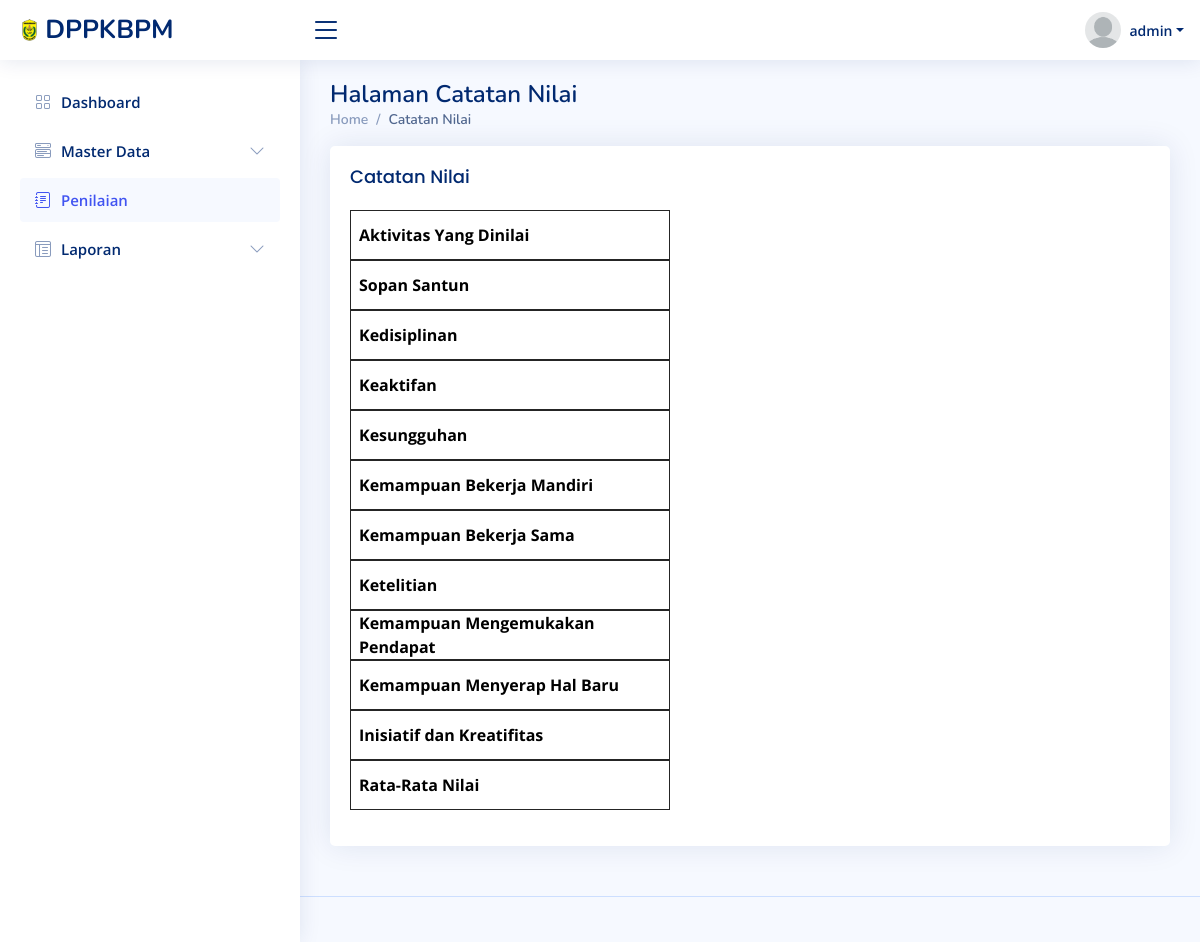
Before: /nilai/detail_nilai.php?username=adel (signed in) with the older database file.
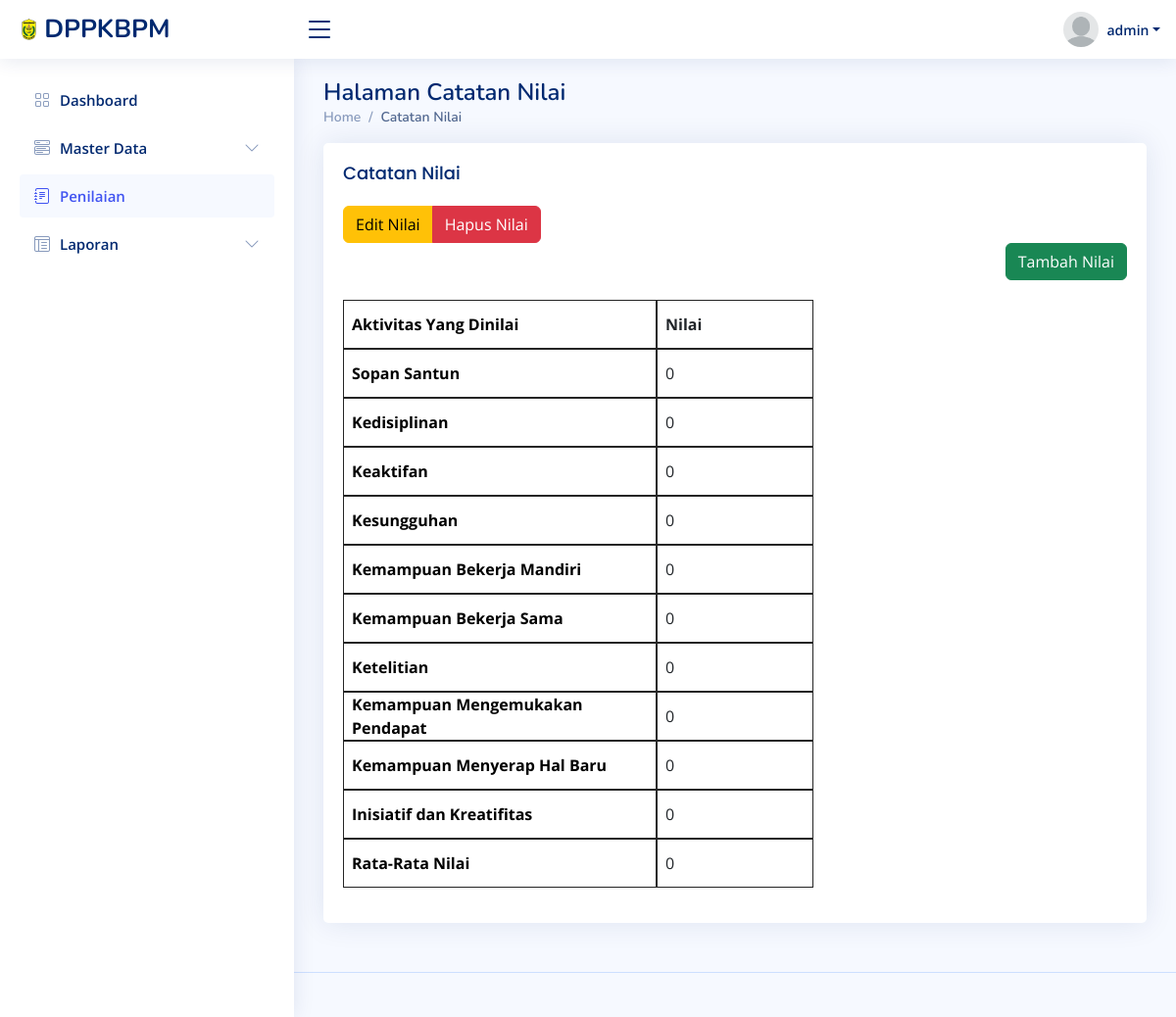
After: the same page with the newer database file.
### tables this page shows
CREATE TABLE `tb_magang` (
  `id_magang` int(11) NOT NULL,
  `nama` varchar(255) NOT NULL,
  `username` varchar(30) NOT NULL,
  `induk` int(11) NOT NULL,
  `tgl_lahir` varchar(100) NOT NULL,
  `alamat` varchar(255) NOT NULL,
  `jk` enum('L','P') NOT NULL,
  `telepon` varchar(255) NOT NULL,
  `instansi` varchar(255) NOT NULL,
  `jurusan` varchar(255) NOT NULL,
  `tgl_masuk` date NOT NULL,
  `tgl_keluar` date NOT NULL,
  `password` varchar(30) NOT NULL,
  `status` enum('user','admin') NOT NULL
);

### nilai/detail_nilai.php (the view, shortened to what the changed rows need)
<?php
$username = $_GET['username'];
if(isset($username)){
    include '../koneksi/koneksi.php';
    $query = mysqli_query($konek ,"SELECT tb_magang.nama, tb_magang.username, tb_magang.instansi, tb_nilai.id_nilai, IFNULL(tb_nilai.n_sopan, 0) as n_sopan, IFNULL(tb_nilai.n_disiplin, 0) as n_disiplin, IFNULL(tb_nilai.n_keaktifan, 0) as n_keaktifan, IFNULL(tb_nilai.n_sungguh, 0) as n_sungguh, IFNULL(tb_nilai.n_mandiri, 0) as n_mandiri, IFNULL(tb_nilai.n_bersama, 0) as n_bersama, IFNULL(tb_nilai.n_teliti, 0) as n_teliti, IFNULL(tb_nilai.n_pendapat, 0) as n_pendapat, IFNULL(tb_nilai.n_menyerap, 0) as n_menyerap, IFNULL(tb_nilai.n_kreatif, 0) as n_kreatif, IFNULL(tb_nilai.rata_rata, 0) as rata_rata FROM tb_magang LEFT JOIN tb_nilai ON tb_magang.username = tb_nilai.usn_nilai");
}
?>
<!DOCTYPE html>
<html lang="en">
<head>
  <link href="../assets/vendor/bootstrap/css/bootstrap.min.css" rel="stylesheet">
  <link href="../assets/vendor/bootstrap-icons/bootstrap-icons.css" rel="stylesheet">
  <link href="../assets/vendor/boxicons/css/boxicons.min.css" rel="stylesheet">
  <link href="../assets/vendor/quill/quill.snow.css" rel="stylesheet">
  <link href="../assets/vendor/quill/quill.bubble.css" rel="stylesheet">
  <link href="../assets/vendor/remixicon/remixicon.css" rel="stylesheet">
  <link href="../assets/vendor/simple-datatables/style.css" rel="stylesheet">
  <link href="../assets/css/style.css" rel="stylesheet">
</head>
<body>
  <main id="main" class="main">
<div class="pagetitle">
    <h1>Halaman Catatan Nilai</h1>
</div>
<section class="section">
    <div class="card">
        <div class="card-body">
            <table class="table table-header-rotated" id="idcuy">
                <thead>
                    <tr class="">
                        <th>Aktivitas Yang Dinilai</th>
                        <th>Sopan Santun</th>
                        <th>Kedisiplinan</th>
                        <th>Keaktifan</th>
                        <th>Kesungguhan</th>
                        <th>Kemampuan Bekerja Mandiri</th>
                        <th>Kemampuan Bekerja Sama</th>
                        <th>Ketelitian</th>
                        <th>Kemampuan Mengemukakan Pendapat</th>
                        <th>Kemampuan Menyerap Hal Baru</th>
                        <th>Inisiatif dan Kreatifitas</th>
                        <th>Rata-Rata Nilai</th>
                    </tr>
                </thead>
            <tbody>
<?php
    while ($row = mysqli_fetch_array($query)) {
if ($_GET['username'] == $row['username']) {
echo"
    <tr>
        <td hidden>$row[username]</td>
        <td class='text-bold'><strong>Nilai</strong></td>
        <td>$row[n_sopan]</td>
        <td>$row[n_disiplin]</td>
        <td>$row[n_keaktifan] </td>
        <td>$row[n_sungguh] </td>
        <td>$row[n_mandiri] </td>
        <td>$row[n_bersama] </td>
        <td>$row[n_teliti] </td>
        <td>$row[n_pendapat] </td>
        <td>$row[n_menyerap] </td>
        <td>$row[n_kreatif] </td>
        <td>$row[rata_rata] </td>
        </tr>
        <div class='btn-row'>
            <div class='btn-group'>
                <a href='edit_nilai.php?id=$row[3]' class='btn btn-warning'>Edit Nilai</a>
                <a href='hapus_nilai.php?id=$row[3]' onclick='return confirm(\" Hapus Nilai ini?\");' class='btn btn-danger'>Hapus Nilai</a>
                </div>
            </div>";
        if ($row['n_sopan'] == false) {
          echo "<div style='display:flex; justify-content:end; margin-bottom: 20px;'>
              <a class='btn btn-success' href='tambah_nilai.php?username=$row[username]'>Tambah Nilai</a>
          </div>
          ";
        } else {
          echo "<div style='display:flex; justify-content:end; margin-bottom: 20px;'>
          <a class='btn btn-success'>Tambah Nilai</a>
      </div>";
        }
    }
}
?>
</tbody>
    </table>
</div>
        </div>
    </section>
    </main>
  </body>
</html>

Changed rows visible on the page:
added tb_magang: row "0"
